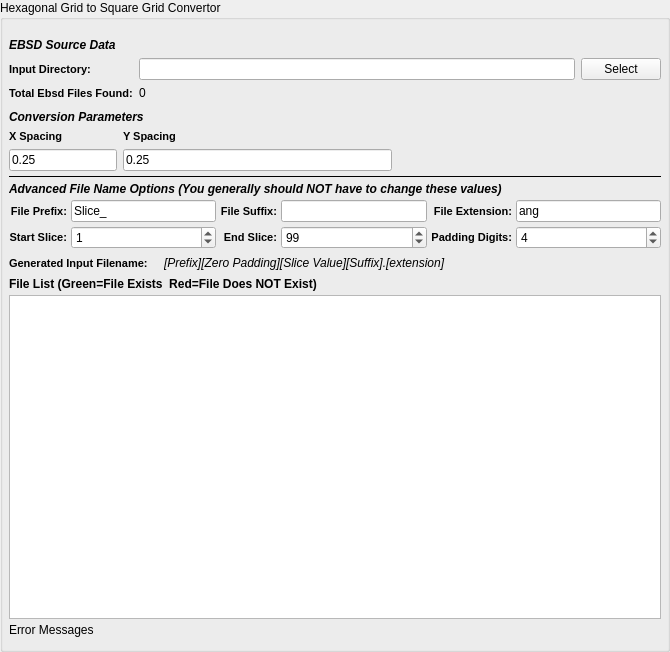
<?xml version="1.0" encoding="UTF-8"?>
<ui version="4.0">
 <class>QHex2SqrConverterWidget</class>
 <widget class="QFilterWidget" name="QHex2SqrConverterWidget">
  <property name="geometry">
   <rect>
    <x>0</x>
    <y>0</y>
    <width>670</width>
    <height>652</height>
   </rect>
  </property>
  <property name="windowTitle">
   <string>Form</string>
  </property>
  <property name="title">
   <string>Hexagonal Grid to Square Grid Convertor</string>
  </property>
  <layout class="QGridLayout" name="gridLayout_3">
   <property name="leftMargin">
    <number>6</number>
   </property>
   <property name="topMargin">
    <number>12</number>
   </property>
   <property name="rightMargin">
    <number>6</number>
   </property>
   <property name="bottomMargin">
    <number>12</number>
   </property>
   <property name="spacing">
    <number>4</number>
   </property>
   <item row="4" column="0">
    <widget class="Line" name="line_9">
     <property name="frameShadow">
      <enum>QFrame::Plain</enum>
     </property>
     <property name="orientation">
      <enum>Qt::Horizontal</enum>
     </property>
    </widget>
   </item>
   <item row="5" column="0">
    <widget class="QLabel" name="label_58">
     <property name="styleSheet">
      <string notr="true">QLabel 
{
	font-style: italic;font-weight: bold;
font-size: 12px;
}</string>
     </property>
     <property name="text">
      <string>Advanced File Name Options (You generally should NOT have to change these values)</string>
     </property>
    </widget>
   </item>
   <item row="6" column="0">
    <layout class="QGridLayout" name="gridLayout_20">
     <item row="1" column="0">
      <widget class="QLabel" name="label_50">
       <property name="styleSheet">
        <string notr="true">QLabel {
font-weight: bold;
font-size: 11px;
}</string>
       </property>
       <property name="text">
        <string>Start Slice:</string>
       </property>
       <property name="alignment">
        <set>Qt::AlignRight|Qt::AlignTrailing|Qt::AlignVCenter</set>
       </property>
      </widget>
     </item>
     <item row="1" column="1">
      <widget class="QSpinBox" name="m_ZStartIndex">
       <property name="minimumSize">
        <size>
         <width>75</width>
         <height>0</height>
        </size>
       </property>
       <property name="toolTip">
        <string>Which file index to start the import at.</string>
       </property>
       <property name="maximum">
        <number>1000000</number>
       </property>
       <property name="value">
        <number>1</number>
       </property>
      </widget>
     </item>
     <item row="1" column="2">
      <widget class="QLabel" name="label_51">
       <property name="styleSheet">
        <string notr="true">QLabel {
font-weight: bold;
font-size: 11px;
}</string>
       </property>
       <property name="text">
        <string>End Slice:</string>
       </property>
       <property name="alignment">
        <set>Qt::AlignRight|Qt::AlignTrailing|Qt::AlignVCenter</set>
       </property>
      </widget>
     </item>
     <item row="1" column="3">
      <widget class="QSpinBox" name="m_ZEndIndex">
       <property name="minimumSize">
        <size>
         <width>75</width>
         <height>0</height>
        </size>
       </property>
       <property name="toolTip">
        <string>The file index to stop the import at. (Inclusive)</string>
       </property>
       <property name="maximum">
        <number>1000000</number>
       </property>
       <property name="value">
        <number>99</number>
       </property>
      </widget>
     </item>
     <item row="1" column="4">
      <widget class="QLabel" name="label_21">
       <property name="styleSheet">
        <string notr="true">QLabel {
font-weight: bold;
font-size: 11px;
}</string>
       </property>
       <property name="text">
        <string>Padding Digits:</string>
       </property>
       <property name="alignment">
        <set>Qt::AlignRight|Qt::AlignTrailing|Qt::AlignVCenter</set>
       </property>
      </widget>
     </item>
     <item row="1" column="5">
      <widget class="QSpinBox" name="m_TotalDigits">
       <property name="toolTip">
        <string>The number of digits to allow for the slice index.</string>
       </property>
       <property name="value">
        <number>4</number>
       </property>
      </widget>
     </item>
     <item row="0" column="0">
      <widget class="QLabel" name="label_32">
       <property name="styleSheet">
        <string notr="true">QLabel {
font-weight: bold;
font-size: 11px;
}</string>
       </property>
       <property name="text">
        <string>File Prefix:</string>
       </property>
       <property name="alignment">
        <set>Qt::AlignRight|Qt::AlignTrailing|Qt::AlignVCenter</set>
       </property>
      </widget>
     </item>
     <item row="0" column="1">
      <widget class="QLineEdit" name="m_FilePrefix">
       <property name="toolTip">
        <string>The front part of the input file name</string>
       </property>
       <property name="text">
        <string>Slice_</string>
       </property>
      </widget>
     </item>
     <item row="0" column="2">
      <widget class="QLabel" name="label_13">
       <property name="styleSheet">
        <string notr="true">QLabel {
font-weight: bold;
font-size: 11px;
}</string>
       </property>
       <property name="text">
        <string>File Suffix:</string>
       </property>
       <property name="alignment">
        <set>Qt::AlignRight|Qt::AlignTrailing|Qt::AlignVCenter</set>
       </property>
      </widget>
     </item>
     <item row="0" column="3">
      <widget class="QLineEdit" name="m_FileSuffix">
       <property name="toolTip">
        <string>The part of the filename that comes AFTER the slice index</string>
       </property>
      </widget>
     </item>
     <item row="0" column="4">
      <widget class="QLabel" name="label_56">
       <property name="styleSheet">
        <string notr="true">QLabel {
font-weight: bold;
font-size: 11px;
}</string>
       </property>
       <property name="text">
        <string>File Extension:</string>
       </property>
       <property name="alignment">
        <set>Qt::AlignRight|Qt::AlignTrailing|Qt::AlignVCenter</set>
       </property>
      </widget>
     </item>
     <item row="0" column="5">
      <widget class="QLineEdit" name="m_FileExt">
       <property name="toolTip">
        <string>The file extension of the input files</string>
       </property>
       <property name="text">
        <string>ang</string>
       </property>
      </widget>
     </item>
    </layout>
   </item>
   <item row="7" column="0">
    <layout class="QHBoxLayout" name="_6">
     <item>
      <widget class="QLabel" name="label_17">
       <property name="styleSheet">
        <string notr="true">QLabel {
font-weight: bold;
font-size: 11px;
}</string>
       </property>
       <property name="text">
        <string>Generated Input Filename:</string>
       </property>
      </widget>
     </item>
     <item>
      <spacer name="horizontalSpacer_24">
       <property name="orientation">
        <enum>Qt::Horizontal</enum>
       </property>
       <property name="sizeType">
        <enum>QSizePolicy::Fixed</enum>
       </property>
       <property name="sizeHint" stdset="0">
        <size>
         <width>12</width>
         <height>20</height>
        </size>
       </property>
      </spacer>
     </item>
     <item>
      <widget class="QLabel" name="m_GeneratedFileNameExample">
       <property name="font">
        <font>
         <italic>true</italic>
        </font>
       </property>
       <property name="text">
        <string>[Prefix][Zero Padding][Slice Value][Suffix].[extension]</string>
       </property>
      </widget>
     </item>
     <item>
      <spacer name="horizontalSpacer_25">
       <property name="orientation">
        <enum>Qt::Horizontal</enum>
       </property>
       <property name="sizeHint" stdset="0">
        <size>
         <width>40</width>
         <height>20</height>
        </size>
       </property>
      </spacer>
     </item>
    </layout>
   </item>
   <item row="8" column="0">
    <widget class="QLabel" name="label_57">
     <property name="font">
      <font>
       <weight>75</weight>
       <italic>false</italic>
       <bold>true</bold>
      </font>
     </property>
     <property name="text">
      <string>File List (Green=File Exists  Red=File Does NOT Exist)</string>
     </property>
    </widget>
   </item>
   <item row="9" column="0">
    <widget class="QListWidget" name="m_FileListView">
     <property name="sizePolicy">
      <sizepolicy hsizetype="Expanding" vsizetype="MinimumExpanding">
       <horstretch>0</horstretch>
       <verstretch>0</verstretch>
      </sizepolicy>
     </property>
     <property name="toolTip">
      <string>The list of files that will be imported in the order they will be imported into the HDF5 Ebsd File</string>
     </property>
    </widget>
   </item>
   <item row="10" column="0">
    <widget class="QLabel" name="m_ErrorMessage">
     <property name="text">
      <string>Error Messages</string>
     </property>
    </widget>
   </item>
   <item row="0" column="0">
    <layout class="QGridLayout" name="widgetLayout">
     <property name="topMargin">
      <number>6</number>
     </property>
     <property name="bottomMargin">
      <number>6</number>
     </property>
     <property name="spacing">
      <number>6</number>
     </property>
     <item row="0" column="0" colspan="3">
      <widget class="QLabel" name="label_5">
       <property name="styleSheet">
        <string notr="true">QLabel 
{
	font-style: italic;font-weight: bold;
font-size: 12px;
}</string>
       </property>
       <property name="text">
        <string>EBSD Source Data</string>
       </property>
      </widget>
     </item>
     <item row="1" column="0">
      <widget class="QLabel" name="label_29">
       <property name="toolTip">
        <string>The directory that contains the .ang or .ctf files</string>
       </property>
       <property name="styleSheet">
        <string notr="true">QLabel {
font-weight: bold;
font-size: 11px;
}</string>
       </property>
       <property name="text">
        <string>Input Directory:</string>
       </property>
      </widget>
     </item>
     <item row="1" column="1">
      <widget class="QFSDropLineEdit" name="m_InputDir"/>
     </item>
     <item row="1" column="2">
      <widget class="QPushButton" name="m_InputDirBtn">
       <property name="text">
        <string>Select</string>
       </property>
      </widget>
     </item>
     <item row="2" column="0">
      <widget class="QLabel" name="label_47">
       <property name="styleSheet">
        <string notr="true">QLabel {
font-weight: bold;
font-size: 11px;
}</string>
       </property>
       <property name="text">
        <string>Total Ebsd Files Found:</string>
       </property>
      </widget>
     </item>
     <item row="2" column="1">
      <widget class="QLabel" name="m_TotalSlices">
       <property name="text">
        <string>0</string>
       </property>
      </widget>
     </item>
    </layout>
   </item>
   <item row="1" column="0">
    <layout class="QGridLayout" name="gridLayout_2">
     <property name="topMargin">
      <number>0</number>
     </property>
     <property name="rightMargin">
      <number>0</number>
     </property>
     <property name="spacing">
      <number>6</number>
     </property>
     <item row="1" column="0" colspan="2">
      <widget class="QLabel" name="label_6">
       <property name="styleSheet">
        <string notr="true">QLabel 
{
font-style: italic;
font-weight: bold;
font-size: 12px;
}</string>
       </property>
       <property name="text">
        <string>Conversion Parameters</string>
       </property>
      </widget>
     </item>
     <item row="3" column="3">
      <spacer name="horizontalSpacer">
       <property name="orientation">
        <enum>Qt::Horizontal</enum>
       </property>
       <property name="sizeHint" stdset="0">
        <size>
         <width>40</width>
         <height>20</height>
        </size>
       </property>
      </spacer>
     </item>
     <item row="3" column="0">
      <widget class="QLineEdit" name="m_xSpacing">
       <property name="sizePolicy">
        <sizepolicy hsizetype="Preferred" vsizetype="Preferred">
         <horstretch>0</horstretch>
         <verstretch>0</verstretch>
        </sizepolicy>
       </property>
       <property name="toolTip">
        <string>The spacing between each layer.</string>
       </property>
       <property name="text">
        <string>0.25</string>
       </property>
      </widget>
     </item>
     <item row="2" column="0">
      <widget class="QLabel" name="label_4">
       <property name="styleSheet">
        <string notr="true">QLabel {
font-weight: bold;
font-size: 11px;
}</string>
       </property>
       <property name="text">
        <string>X Spacing</string>
       </property>
      </widget>
     </item>
     <item row="2" column="1">
      <widget class="QLabel" name="label">
       <property name="styleSheet">
        <string notr="true">QLabel {
font-weight: bold;
font-size: 11px;
}</string>
       </property>
       <property name="text">
        <string>Y Spacing</string>
       </property>
      </widget>
     </item>
     <item row="3" column="1">
      <widget class="QLineEdit" name="m_ySpacing">
       <property name="text">
        <string>0.25</string>
       </property>
       <property name="cursorPosition">
        <number>4</number>
       </property>
      </widget>
     </item>
    </layout>
   </item>
  </layout>
 </widget>
 <customwidgets>
  <customwidget>
   <class>QFSDropLineEdit</class>
   <extends>QLineEdit</extends>
   <header location="global">QFSDropLineEdit.h</header>
  </customwidget>
  <customwidget>
   <class>QFilterWidget</class>
   <extends>QGroupBox</extends>
   <header location="global">QFilterWidget.h</header>
   <container>1</container>
  </customwidget>
 </customwidgets>
 <resources/>
 <connections/>
</ui>
